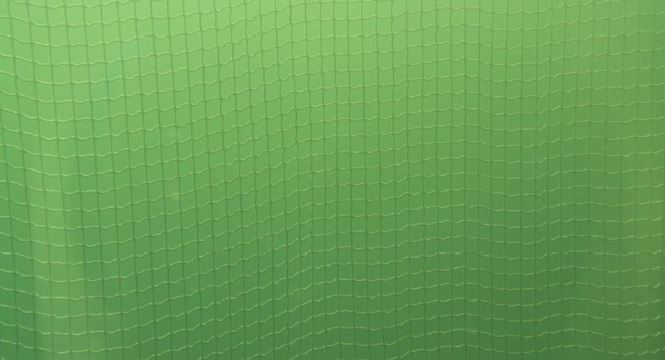
//> input picture etc/net.jpg, 665 x 360 px
$ ./squares   (built with g++ and OpenCV 4)
//> lines starting //> are read from the running program, lines starting //| are printed output that depends on the picture; after the words box and inside, x2 and y2 are one past the last pixel; in counts of white or black regions, pixels touching at a corner belong together
// The "Square Detector" program.
// It loads several images sequentially and tries to find squares in
// each image

#include "opencv2/core/core.hpp"
#include "opencv2/imgproc/imgproc.hpp"
#include "opencv2/highgui/highgui.hpp"


#include <iostream>
#include <math.h>
#include <string.h>

using namespace cv;
using namespace std;

static void help()
{
    cout <<
    "\nA program using pyramid scaling, Canny, contours, contour simpification and\n"
    "memory storage (it's got it all folks) to find\n"
    "squares in a list of images pic1-6.png\n"
    "Returns sequence of squares detected on the image.\n"
    "the sequence is stored in the specified memory storage\n"
    "Call:\n"
    "./squares [file_name (optional)]\n"
    "Using OpenCV version " << CV_VERSION << "\n" << endl;
}


int thresh = 50, N = 11;
const char* wndname = "Square Detection Demo";

// helper function:
// finds a cosine of angle between vectors
// from pt0->pt1 and from pt0->pt2
static double angle( Point pt1, Point pt2, Point pt0 )
{
    double dx1 = pt1.x - pt0.x;
    double dy1 = pt1.y - pt0.y;
    double dx2 = pt2.x - pt0.x;
    double dy2 = pt2.y - pt0.y;
    return (dx1*dx2 + dy1*dy2)/sqrt((dx1*dx1 + dy1*dy1)*(dx2*dx2 + dy2*dy2) + 1e-10);
}

// returns sequence of squares detected on the image.
// the sequence is stored in the specified memory storage
static void findSquares( const Mat& image, vector<vector<Point> >& squares )
{
    squares.clear();

    Mat pyr, timg, gray0(image.size(), CV_8U), gray;

    // down-scale and upscale the image to filter out the noise
    pyrDown(image, pyr, Size(image.cols/2, image.rows/2));
    pyrUp(pyr, timg, image.size());
    vector<vector<Point> > contours;

    // find squares in every color plane of the image
    for( int c = 0; c < 3; c++ )
    {
        int ch[] = {c, 0};
        mixChannels(&timg, 1, &gray0, 1, ch, 1);

        // try several threshold levels
        for( int l = 0; l < N; l++ )
        {
            // hack: use Canny instead of zero threshold level.
            // Canny helps to catch squares with gradient shading
            if( l == 0 )
            {
                // apply Canny. Take the upper threshold from slider
                // and set the lower to 0 (which forces edges merging)
                Canny(gray0, gray, 0, thresh, 5);
                // dilate canny output to remove potential
                // holes between edge segments
                dilate(gray, gray, Mat(), Point(-1,-1));
            }
            else
            {
                // apply threshold if l!=0:
                //     tgray(x,y) = gray(x,y) < (l+1)*255/N ? 255 : 0
                gray = gray0 >= (l+1)*255/N;
            }

            // find contours and store them all as a list
            findContours(gray, contours, RETR_LIST, CHAIN_APPROX_SIMPLE);

            vector<Point> approx;

            // test each contour
            for( size_t i = 0; i < contours.size(); i++ )
            {
                // approximate contour with accuracy proportional
                // to the contour perimeter
                approxPolyDP(Mat(contours[i]), approx, arcLength(Mat(contours[i]), true)*0.02, true);

                // square contours should have 4 vertices after approximation
                // relatively large area (to filter out noisy contours)
                // and be convex.
                // Note: absolute value of an area is used because
                // area may be positive or negative - in accordance with the
                // contour orientation
                if( approx.size() == 4 &&
                    fabs(contourArea(Mat(approx))) > 1000 &&
                    isContourConvex(Mat(approx)) )
                {
                    double maxCosine = 0;

                    for( int j = 2; j < 5; j++ )
                    {
                        // find the maximum cosine of the angle between joint edges
                        double cosine = fabs(angle(approx[j%4], approx[j-2], approx[j-1]));
                        maxCosine = MAX(maxCosine, cosine);
                    }

                    // if cosines of all angles are small
                    // (all angles are ~90 degree) then write quandrange
                    // vertices to resultant sequence
                    if( maxCosine < 0.3 )
                        squares.push_back(approx);
                }
            }
        }
    }
}


// the function draws all the squares in the image
static void drawSquares( Mat& image, const vector<vector<Point> >& squares )
{
    for( size_t i = 0; i < squares.size(); i++ )
    {
        const Point* p = &squares[i][0];
        int n = (int)squares[i].size();
        polylines(image, &p, &n, 1, true, Scalar(0,255,0), 3, 1);
    }

    imshow(wndname, image);
}


int main(int argc, char** argv)
{
    static const char* names[] = { "net.jpg", "net2.jpg", 0 };
    help();

    if( argc > 1)
    {
     names[0] =  argv[1];
     names[1] =  "0";
    }

    namedWindow( wndname, 1 );
    vector<vector<Point> > squares;

    for( int i = 0; names[i] != 0; i++ )
    {
        Mat image = imread(names[i], 1);
//> image is the input picture: 360 rows x 665 cols, CV_8UC3; mean B, G, R 86.5, 160.5, 104.9
        if( image.empty() )
        {
            cout << "Couldn't load " << names[i] << endl;
            continue;
        }

        findSquares(image, squares);
//> the loop in findSquares, `for( int c = 0; c < 3; c++ )` made 3 passes
//> pass 1, in findSquares, `mixChannels(&timg, 1, &gray0, 1, ch, 1);`:
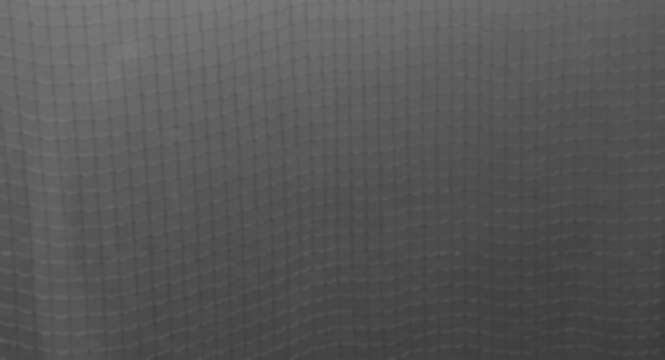
//> gray0: 360 rows x 665 cols, CV_8UC1; min 56, max 125, mean 86.6
//> pass 2, in findSquares, `mixChannels(&timg, 1, &gray0, 1, ch, 1);`:
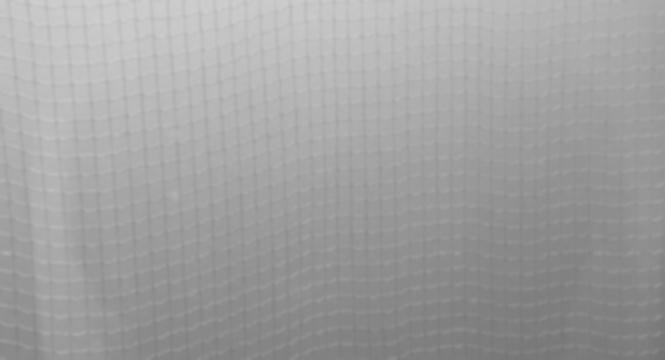
//> gray0: 360 rows x 665 cols, CV_8UC1; min 115, max 207, mean 160.6
//> pass 3, in findSquares, `mixChannels(&timg, 1, &gray0, 1, ch, 1);`:
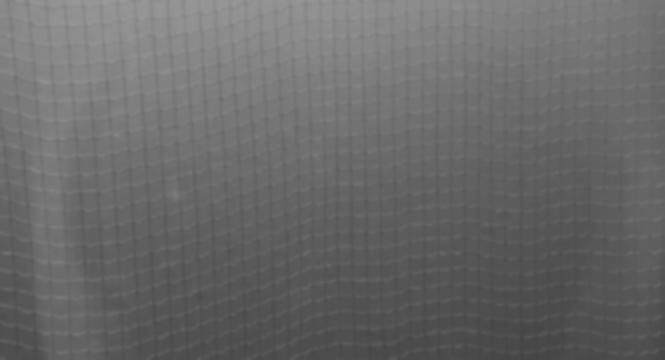
//> gray0: 360 rows x 665 cols, CV_8UC1; min 67, max 154, mean 105
//> after the loop in findSquares, `for( int c = 0; c < 3; c++ )`: gray: 360 rows x 665 cols, CV_8UC1; every value is 0
//> after the loop in findSquares, `for( int c = 0; c < 3; c++ )`: contours = 0 contours; squares = 10 contours; largest, box (x1, y1, x2, y2) and area: (0, 0, 665, 360) 238376, (0, 0, 665, 360) 238376, (0, 0, 665, 360) 238376, (0, 0, 665, 360) 238376, (0, 0, 665, 360) 238376
        drawSquares(image, squares);
//> the loop in drawSquares, `for( size_t i = 0; i < squares.size(); i++ )` made 10 passes
//> after the loop in drawSquares, `for( size_t i = 0; i < squares.size(); i++ )`:
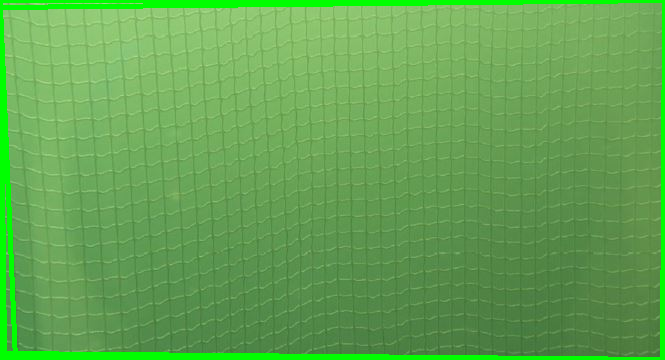
//> image: 360 rows x 665 cols, CV_8UC3; 5.25% of pixels changed, all inside (x1, y1, x2, y2) = (0, 0, 665, 360)

        char c = (char)waitKey();
//> the space key is pressed
        if( c == 27 )
            break;
    }

    return 0;
}
